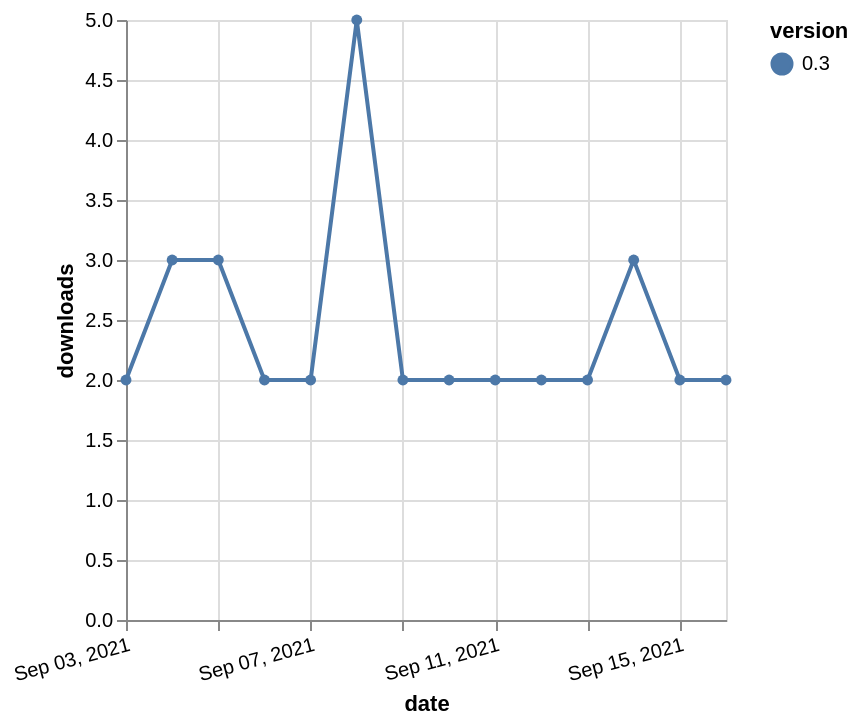

The Vega-Lite source for this figure:
### Vega-Lite specification from a JSON file in a GitHub repository (floating-point values rounded to 4 significant figures)
{"$schema": "https://vega.github.io/schema/vega-lite/v5.json", "description": "A simple bar chart with embedded data.", "data": {"values": [{"date": "2021-09-03", "total": 4610, "delta": 2, "version": "0.3"}, {"date": "2021-09-04", "total": 4613, "delta": 3, "version": "0.3"}, {"date": "2021-09-05", "total": 4616, "delta": 3, "version": "0.3"}, {"date": "2021-09-06", "total": 4618, "delta": 2, "version": "0.3"}, {"date": "2021-09-07", "total": 4620, "delta": 2, "version": "0.3"}, {"date": "2021-09-08", "total": 4625, "delta": 5, "version": "0.3"}, {"date": "2021-09-09", "total": 4627, "delta": 2, "version": "0.3"}, {"date": "2021-09-10", "total": 4629, "delta": 2, "version": "0.3"}, {"date": "2021-09-11", "total": 4631, "delta": 2, "version": "0.3"}, {"date": "2021-09-12", "total": 4633, "delta": 2, "version": "0.3"}, {"date": "2021-09-13", "total": 4635, "delta": 2, "version": "0.3"}, {"date": "2021-09-14", "total": 4638, "delta": 3, "version": "0.3"}, {"date": "2021-09-15", "total": 4640, "delta": 2, "version": "0.3"}, {"date": "2021-09-16", "total": 4642, "delta": 2, "version": "0.3"}]}, "width": "container", "mark": {"type": "line", "point": {"filled": true}}, "encoding": {"x": {"field": "date", "type": "temporal", "timeUnit": "yearmonthdate", "title": "date", "axis": {"labelAngle": -15}}, "y": {"field": "delta", "type": "quantitative", "title": "downloads"}, "color": {"field": "version", "type": "nominal"}, "tooltip": {"field": "delta"}}}
